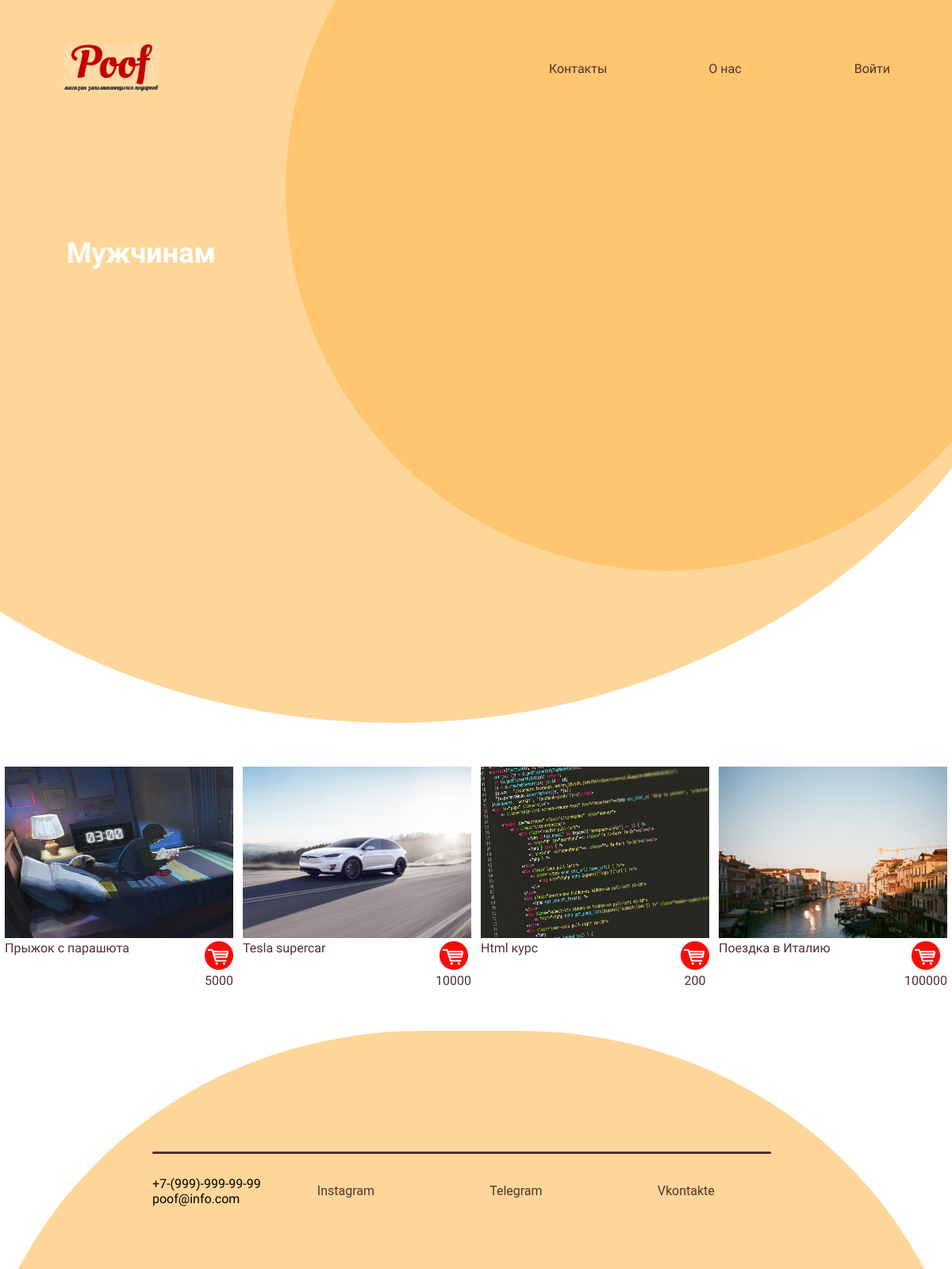
Before: /category/1 with the older database file.
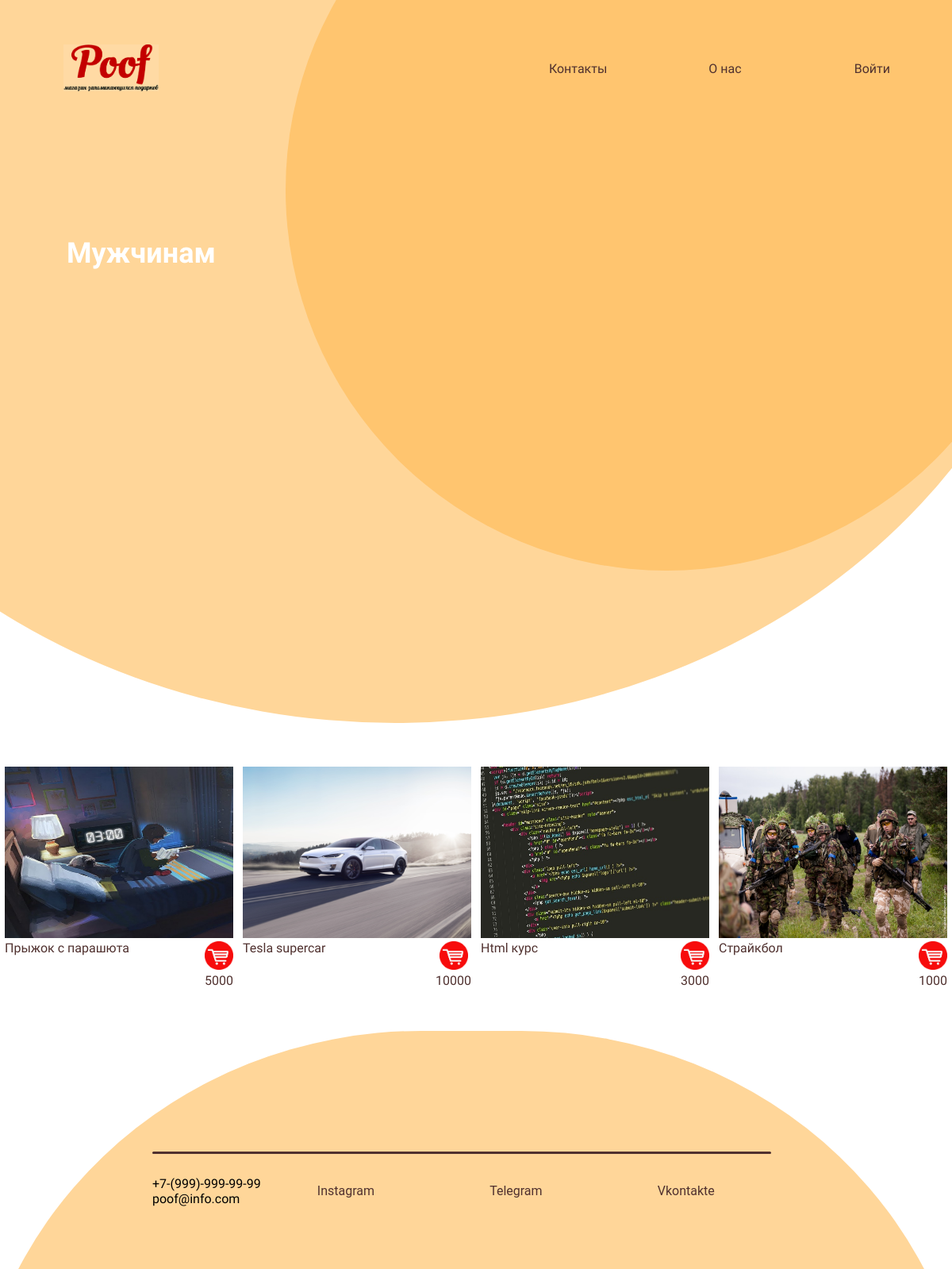
After: the same page with the newer database file.
### products/models.py (models this page shows, shortened)
class Products(models.Model):
    title = models.CharField(max_length=150, verbose_name='Название')
    description = models.TextField(max_length=1000, verbose_name='Описание')
    price = models.IntegerField(verbose_name='Цена')
    created_at = models.DateField(auto_now_add=True, verbose_name='Создано')
    updated_at = models.DateField(auto_now=True, verbose_name='Обновлено')
    photo = models.ImageField(upload_to='photos/', verbose_name='Изображение')
    slug = models.SlugField(unique=True, verbose_name='Слаг')
    category = models.ForeignKey('Category', on_delete=models.PROTECT, blank=True, null=True)
    def get_absolute_url(self):
        return reverse_lazy('products', kwargs={'slug': self.slug})
    class Meta:
        verbose_name = 'Товар'
        verbose_name_plural = 'Товары'
        ordering = ['created_at']

### products/views.py (the view)
# urls.py: path('category/<int:category_id>', get_category, name='category'),
def get_category(request, category_id):
    products = Products.objects.filter(category_id=category_id)
    categories = Category.objects.all()
    category = Category.objects.get(pk=category_id)
    return render(request, 'products/category.html', {'products': products, 'categories': categories, 'category': category})

### products/templates/products/category.html (shortened to what this page needs)
{% extends 'base.html' %}
{% load static %}
{% block content %}
<div class="wrapper">
    <div class = "bottom_menu">
        <div class="logo"><img src="{% static 'img/Logo.png' %}"></div>
        <div class="menu_links">
            <a href="#" class="link">Контакты</a>
            <a href="#" class="link">О нас</a>
            {% if request.user.is_authenticated %}
            <a href="#" class="link">Личный кабинет</a>
            <a href="{% url 'logout' %}" class="link">Выход</a>
            {% else %}
            <a href="{% url 'login' %}" class="link">Войти</a>
            {% endif %}
        </div>
    </div>
    <div class = "circle"><img src="{{category.photo.url}}"></div>
    <div class = "circle_light"></div>
    <div class="intro_text">
        <h2>{{category.title}}</h2>
    </div>
    </div>
<div class="items">
        {% for item in products %}
    <a href="{{item.get_absolute_url}}">
        <div class="item">
            <div class="item__image"><img src="{{ item.photo.url }}"> </div>
            <div class="item__info">
                <div class="title">
                {{ item.title }}
                </div>
                <div class="price">
               <a class="link-detail">
                   <input class="cart" type="image" src="{% static 'img/Cart_logo.png' %}" alt="Кнопка «Cart»">
                    <div>{{ item.price}}</div>
               </a>
                </div>
        </div>
    </div>
    </a>
        {% endfor %}
</div>
<div class="wrapper_footer">
    <div class="footer">
        <div class="footer_circle">
            <div><hr></div>
            <div class="contact">
                <p class="">+7-(999)-999-99-99<br>poof@info.com</p>
                <a href="https://www.instagram.com/yellow__boat/" class="footer_link">Instagram</a>
                <a href="https://t.me/djoefrit" class="footer_link">Telegram</a>
                <a href="https://vk.com/lonep" class="footer_link">Vkontakte</a>
            </div>
        </div>
    </div>
</div>
{% endblock %}

Changed rows visible on the page:
removed Products: photo (picture), title "Поездка в Италию", price "100000"
changed Products "Html курс": price "200" → "3000"
added Products: photo (picture), title "Страйкбол", price "1000"
